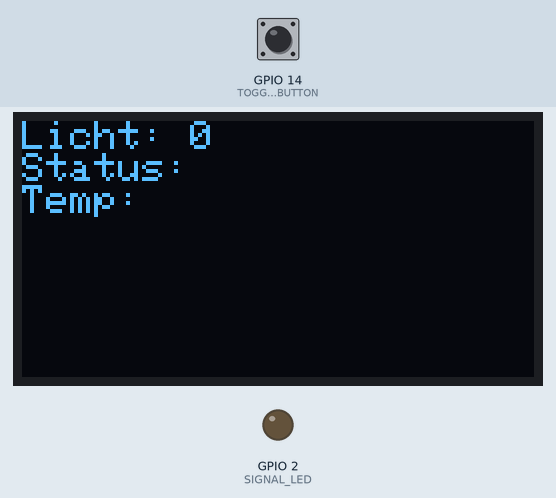
Simulated run of this sketch. Board: ESP32. Shown: 128×64 one-colour display, output pins drawn as LEDs (lit = HIGH). The test bench sets the inputs (shaded band); at power-on: GPIO 14 (TOGGLE_BUTTON) HIGH. WiFi joins after 1.5 s; servers stay silent unless stated; uploads are accepted with an empty reply; not simulated (calls return 0 or success): credentials.h; what the sketch prints to the serial monitor is not drawn.

Above: at 11.5 s.
11.6 s: GPIO 14 (TOGGLE_BUTTON) pulled LOW for 0.15 s
At 17.5 s:
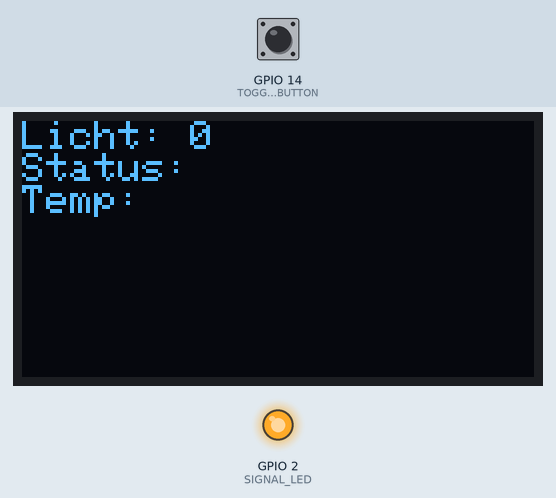
17.7 s: GPIO 14 (TOGGLE_BUTTON) pulled LOW for 1 s
At 22.9 s:
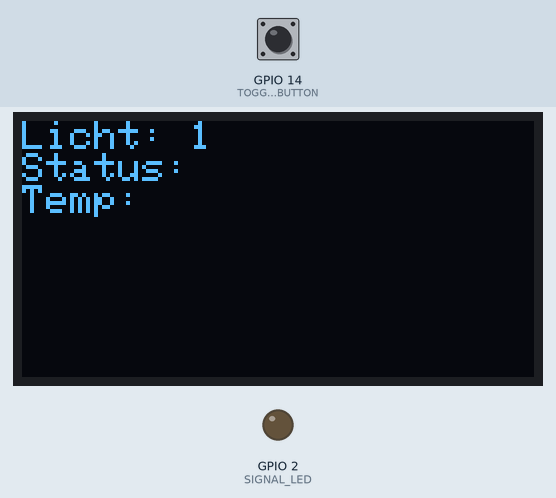
24.1 s: GPIO 14 (TOGGLE_BUTTON) pulled LOW for 3.2 s
At 34.6 s:
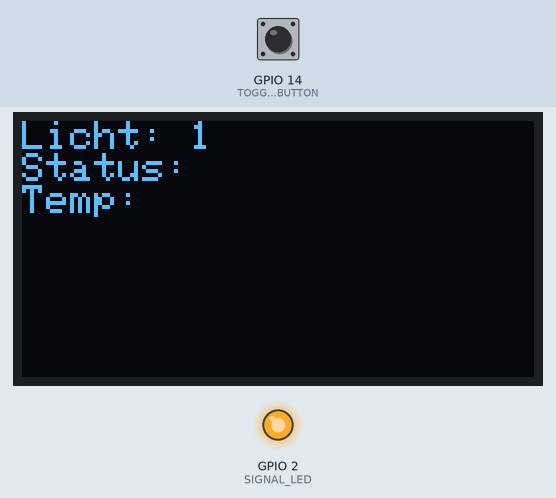
Timing chart, 0 to 35.9 s (numbered marks = the images above; inputs shaded):
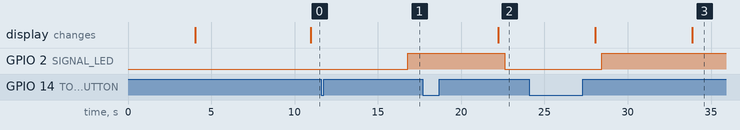

The sketch:

duet-controller.ino
```cpp
#include <Arduino.h>

#include <WiFi.h>
#include <WiFiMulti.h>

#include <HTTPClient.h>

#include "credentials.h"

#include <splash.h>
#include <Adafruit_SSD1306.h>
#include <Adafruit_GrayOLED.h>
#include <Adafruit_SPITFT.h>
#include <gfxfont.h>
#include <Adafruit_GFX.h>
#include <Adafruit_SPITFT_Macros.h>

#define SCREEN_WIDTH 128 // OLED display width, in pixels
#define SCREEN_HEIGHT 64 // OLED display height, in pixels

// Declaration for an SSD1306 display connected to I2C (SDA, SCL pins)
#define OLED_RESET     -1 // Reset pin # (or -1 if sharing Arduino reset pin)
Adafruit_SSD1306 display(SCREEN_WIDTH, SCREEN_HEIGHT, &Wire, OLED_RESET);

String CMD_AUTH = "/rr_connect?password=";
String CMD_ON = "/rr_gcode?gcode=M106%20P2%20S255%20M106%20P3%20S255";
String CMD_OFF = "/rr_gcode?gcode=M106%20P2%20S0%20M106%20P3%20S0";
String CMD_STATUS = "/rr_status?type=1";

#define USE_SERIAL Serial

WiFiMulti wifiMulti;

const int TOGGLE_BUTTON = 14;
const int SIGNAL_LED = 2;

String URL_AUTH = String(DUET_URL);
String URL_ON = String(DUET_URL);
String URL_OFF = String(DUET_URL);
String URL_STATUS = String(DUET_URL);

void setup() {
  pinMode(TOGGLE_BUTTON, INPUT_PULLUP);
  pinMode(SIGNAL_LED, OUTPUT);
  attachInterrupt(TOGGLE_BUTTON, isr, FALLING);
  USE_SERIAL.begin(115200);

  for(uint8_t t = 4; t > 0; t--) {
    USE_SERIAL.printf("[SETUP] WAIT %d...\n", t);
    USE_SERIAL.flush();
    delay(1000);
  }
  wifiMulti.addAP(WIFI_SSID, WIFI_PASSWD);

  URL_AUTH.concat(CMD_AUTH);
  URL_AUTH.concat(DUET_PASSWD);
  URL_ON.concat(CMD_ON);
  URL_OFF.concat(CMD_OFF);
  URL_STATUS.concat(CMD_STATUS);

  USE_SERIAL.printf("Auth URL: %s\n", URL_AUTH.c_str());
  USE_SERIAL.printf("On URL: %s\n", URL_ON.c_str());
  USE_SERIAL.printf("Off URL: %s\n", URL_OFF.c_str());

  if(!display.begin(SSD1306_SWITCHCAPVCC, 0x3C)) {
    Serial.println(F("SSD1306 allocation failed"));
    for(;;); // Don't proceed, loop forever
  }
  display.clearDisplay();
}

String sub(String what, String fromMark, String toMark) {
    int fromPos = what.indexOf(fromMark);
    if (fromPos < 0) {
      return "";
    }
    int toPos = what.indexOf(toMark, fromPos + fromMark.length());
    if (toPos < 0) {
      return "";
    }
    return what.substring(fromPos + fromMark.length(), toPos);
}

int onOff = 1;

void printStatus() {
  display.clearDisplay();
  display.setTextSize(1); // Draw 2X-scale text
  display.setTextColor(SSD1306_WHITE);
  display.setCursor(0, 0);
  display.print("Licht: ");
  display.println(!onOff);

  if((wifiMulti.run() == WL_CONNECTED)) {
    HTTPClient http;
    http.begin(URL_AUTH);
    http.GET();
    http.end();

    http.begin(URL_STATUS);
    int httpCode = http.GET();

    if(httpCode > 0) {
      if(httpCode == HTTP_CODE_OK) {
        String payload = http.getString();
        USE_SERIAL.println(payload);
        display.print("Status: ");
        display.println(sub(payload, "{\"status\":\"", "\""));
        display.print("Temp: ");
        display.println(sub(payload, ",\"current\":[", "]"));
      }
    } else {
      USE_SERIAL.printf("[HTTP] GET... failed, error: %s\n", http.errorToString(httpCode).c_str());
    }
    http.end();
  }

  display.display();
}

void makeRequest(HTTPClient& http, String url) {
  http.begin(url);
  USE_SERIAL.print("[HTTP] GET...\n");
  int httpCode = http.GET();

  if(httpCode > 0) {
    USE_SERIAL.printf("[HTTP] GET... code: %d\n", httpCode);
    if(httpCode == HTTP_CODE_OK) {
      String payload = http.getString();
    }
  } else {
    USE_SERIAL.printf("[HTTP] GET... failed, error: %s\n", http.errorToString(httpCode).c_str());
  }
  http.end();
}

int buttonPressed = 0;
void isr() {
  buttonPressed = 1;
}

void toggleLight() {
  if((wifiMulti.run() == WL_CONNECTED)) {

    HTTPClient http;
    USE_SERIAL.print("[HTTP] begin...\n");

    makeRequest(http, URL_AUTH);
    if (onOff) {
      USE_SERIAL.print("[HTTP] on...\n");
      makeRequest(http, URL_ON);
      digitalWrite(SIGNAL_LED, HIGH);
    } else {
      USE_SERIAL.print("[HTTP] off...\n");
      makeRequest(http, URL_OFF);
      digitalWrite(SIGNAL_LED, LOW);
    }
    http.end();
  }
  onOff = !onOff;
}

void loop() {
  if (buttonPressed) {
    toggleLight();
    buttonPressed = 0;
  }
  delay(5000);
  printStatus();
}
```

Measured:
- after the input at 11.6 s, GPIO 2 (SIGNAL_LED): LOW → HIGH after 5.2 s
- after the input at 17.7 s, GPIO 2 (SIGNAL_LED): HIGH → LOW after 4.9 s
- after the input at 24.1 s, GPIO 2 (SIGNAL_LED): LOW → HIGH after 4.3 s
